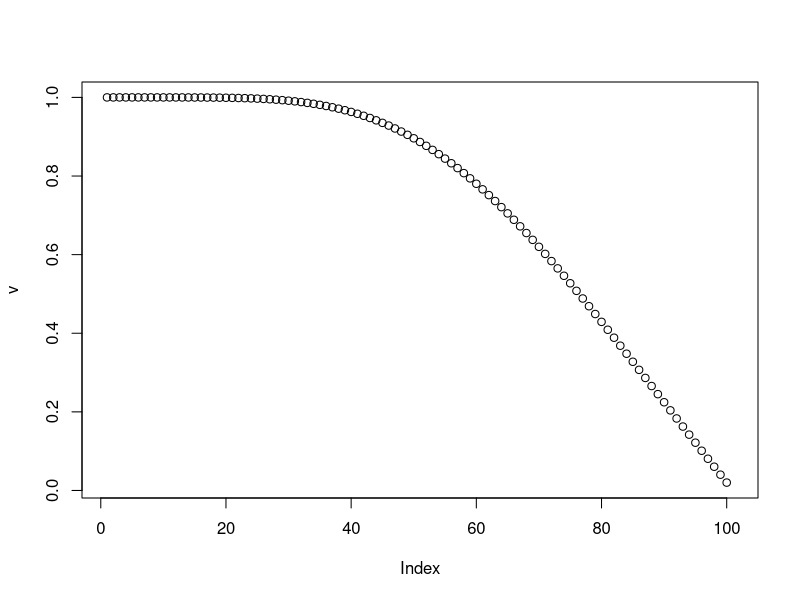

Generate this figure with R:
## ---- chunk 1
y <- vector()
x <- vector()
b <- function(r, n,f){
  for (i in r:n)
  y[i] <-    choose(n-1,i-1)*(1-f)^(i-1)*f^(n-i)/i
  return(sum(y,na.rm = TRUE))
}
 
Rank_prob <- function(n,f){
  for (i in 2:3)
    x[i-1] <- b(i,n,f)
  return(x[2]/x[1])
}

Rank_prob(4,.5)
## ---- chunk 2

test <- function(n,s){
  s <- seq(0,1, by=.01)
for (i in 1:length(s)) 
  x[i] <- Rank_prob(8,s[i])
return(x)
}
v <- test(100,.5);v
## ---- chunk 3

plot(v)
